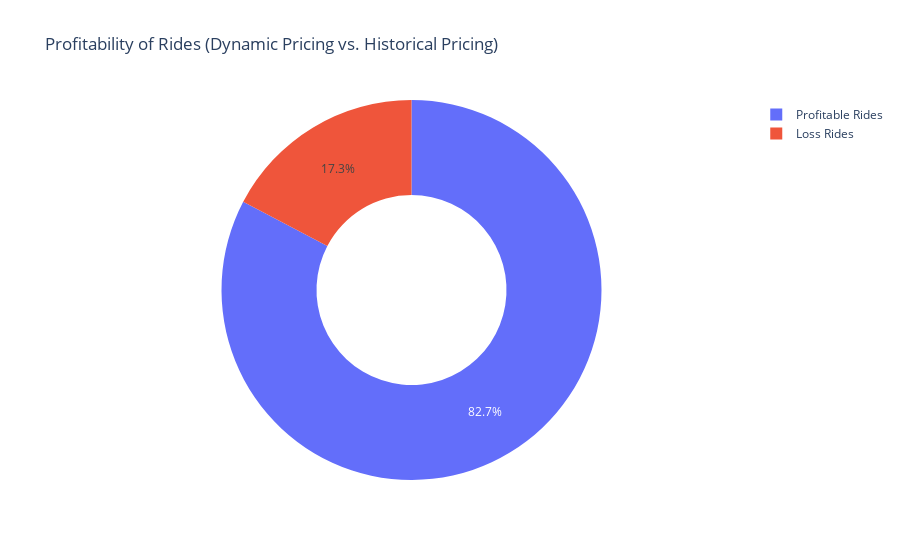

This figure's notebook cell:
### Code cell
profitable_rides = data[data['profit_percentage'] > 0]
loss_rides = data[data['profit_percentage'] < 0]

profitable_count = len(profitable_rides)
loss_count = len(loss_rides)

labels = ['Profitable Rides', 'Loss Rides']
values = [profitable_count, loss_count]

fig = go.Figure(data=[go.Pie(labels=labels, values=values, hole=0.5)])
fig.update_layout(title='Profitability of Rides (Dynamic Pricing vs. Historical Pricing)')
fig.show()

### Figure 1 — Plotly figure (JSON) as saved in the notebook; plotly's stock layout.template omitted (floating-point values rounded to 4 significant figures)
{"data": [{"hole": 0.5, "labels": ["Profitable Rides", "Loss Rides"], "type": "pie", "values": [826, 173]}], "layout": {"title": {"text": "Profitability of Rides (Dynamic Pricing vs. Historical Pricing)"}}}
